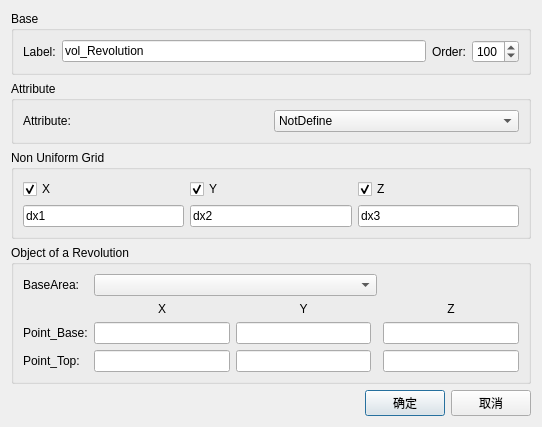
<?xml version="1.0" encoding="UTF-8"?>
<ui version="4.0">
 <class>Dialog_VolRevolution</class>
 <widget class="QDialog" name="Dialog_VolRevolution">
  <property name="windowModality">
   <enum>Qt::ApplicationModal</enum>
  </property>
  <property name="geometry">
   <rect>
    <x>0</x>
    <y>0</y>
    <width>542</width>
    <height>371</height>
   </rect>
  </property>
  <property name="sizePolicy">
   <sizepolicy hsizetype="Fixed" vsizetype="Fixed">
    <horstretch>0</horstretch>
    <verstretch>0</verstretch>
   </sizepolicy>
  </property>
  <property name="minimumSize">
   <size>
    <width>0</width>
    <height>0</height>
   </size>
  </property>
  <property name="maximumSize">
   <size>
    <width>16777215</width>
    <height>16777215</height>
   </size>
  </property>
  <property name="windowTitle">
   <string>旋转体</string>
  </property>
  <layout class="QGridLayout" name="gridLayout_5">
   <item row="0" column="0">
    <widget class="QGroupBox" name="groupBox">
     <property name="title">
      <string>Base</string>
     </property>
     <layout class="QGridLayout" name="gridLayout_3">
      <item row="0" column="0">
       <layout class="QHBoxLayout" name="horizontalLayout">
        <item>
         <widget class="QLabel" name="label_2">
          <property name="text">
           <string>Label:</string>
          </property>
         </widget>
        </item>
        <item>
         <widget class="QLineEdit" name="lineEdit_name">
          <property name="text">
           <string>vol_Revolution</string>
          </property>
         </widget>
        </item>
        <item>
         <widget class="QLabel" name="label_3">
          <property name="text">
           <string>Order:</string>
          </property>
         </widget>
        </item>
        <item>
         <widget class="QSpinBox" name="spinBox_Order">
          <property name="maximum">
           <number>200</number>
          </property>
          <property name="value">
           <number>100</number>
          </property>
         </widget>
        </item>
       </layout>
      </item>
     </layout>
    </widget>
   </item>
   <item row="1" column="0">
    <widget class="QGroupBox" name="groupBox_main">
     <property name="title">
      <string>Attribute</string>
     </property>
     <layout class="QHBoxLayout" name="horizontalLayout_2">
      <item>
       <widget class="QLabel" name="label_4">
        <property name="text">
         <string>Attribute:</string>
        </property>
       </widget>
      </item>
      <item>
       <widget class="QComboBox" name="comboBox_Attribute">
        <item>
         <property name="text">
          <string>NotDefine</string>
         </property>
        </item>
        <item>
         <property name="text">
          <string>Conductor</string>
         </property>
        </item>
        <item>
         <property name="text">
          <string>Custom</string>
         </property>
        </item>
        <item>
         <property name="text">
          <string>Vacuo</string>
         </property>
        </item>
       </widget>
      </item>
     </layout>
    </widget>
   </item>
   <item row="2" column="0">
    <widget class="QGroupBox" name="groupBox_NonUniform">
     <property name="title">
      <string>Non Uniform Grid</string>
     </property>
     <layout class="QGridLayout" name="gridLayout_2">
      <item row="0" column="0">
       <layout class="QGridLayout" name="gridLayout">
        <item row="0" column="1">
         <widget class="QCheckBox" name="checkBox_UniformY">
          <property name="text">
           <string>Y</string>
          </property>
          <property name="checked">
           <bool>true</bool>
          </property>
         </widget>
        </item>
        <item row="0" column="2">
         <widget class="QCheckBox" name="checkBox_UniformZ">
          <property name="text">
           <string>Z</string>
          </property>
          <property name="checked">
           <bool>true</bool>
          </property>
         </widget>
        </item>
        <item row="0" column="0">
         <widget class="QCheckBox" name="checkBox_UniformX">
          <property name="text">
           <string>X</string>
          </property>
          <property name="checked">
           <bool>true</bool>
          </property>
         </widget>
        </item>
        <item row="1" column="0">
         <widget class="QLineEdit" name="lineEdit_UniformX">
          <property name="text">
           <string>dx1</string>
          </property>
         </widget>
        </item>
        <item row="1" column="1">
         <widget class="QLineEdit" name="lineEdit_UniformY">
          <property name="text">
           <string>dx2</string>
          </property>
         </widget>
        </item>
        <item row="1" column="2">
         <widget class="QLineEdit" name="lineEdit_UniformZ">
          <property name="text">
           <string>dx3</string>
          </property>
         </widget>
        </item>
       </layout>
      </item>
     </layout>
    </widget>
   </item>
   <item row="3" column="0">
    <widget class="QGroupBox" name="groupBox_2">
     <property name="title">
      <string>Object of a Revolution</string>
     </property>
     <layout class="QGridLayout" name="gridLayout_4">
      <item row="0" column="0">
       <widget class="QLabel" name="label">
        <property name="sizePolicy">
         <sizepolicy hsizetype="Preferred" vsizetype="Minimum">
          <horstretch>0</horstretch>
          <verstretch>0</verstretch>
         </sizepolicy>
        </property>
        <property name="text">
         <string>BaseArea:</string>
        </property>
       </widget>
      </item>
      <item row="1" column="2">
       <widget class="QLabel" name="label_6">
        <property name="text">
         <string>Y</string>
        </property>
        <property name="alignment">
         <set>Qt::AlignCenter</set>
        </property>
       </widget>
      </item>
      <item row="1" column="1">
       <widget class="QLabel" name="label_5">
        <property name="text">
         <string>X</string>
        </property>
        <property name="alignment">
         <set>Qt::AlignCenter</set>
        </property>
       </widget>
      </item>
      <item row="1" column="4">
       <widget class="QLabel" name="label_7">
        <property name="text">
         <string>Z</string>
        </property>
        <property name="alignment">
         <set>Qt::AlignCenter</set>
        </property>
       </widget>
      </item>
      <item row="0" column="1" colspan="3">
       <widget class="StyledComboBox" name="comboBox_Areas">
        <property name="sizePolicy">
         <sizepolicy hsizetype="MinimumExpanding" vsizetype="Fixed">
          <horstretch>0</horstretch>
          <verstretch>0</verstretch>
         </sizepolicy>
        </property>
       </widget>
      </item>
      <item row="2" column="4">
       <widget class="QLineEdit" name="lineEdit_PointBaseZ"/>
      </item>
      <item row="2" column="0">
       <widget class="QLabel" name="label_8">
        <property name="text">
         <string>Point_Base:</string>
        </property>
       </widget>
      </item>
      <item row="2" column="1">
       <widget class="QLineEdit" name="lineEdit_PointBaseX"/>
      </item>
      <item row="2" column="2">
       <widget class="QLineEdit" name="lineEdit_PointBaseY"/>
      </item>
      <item row="3" column="0">
       <widget class="QLabel" name="label_9">
        <property name="text">
         <string>Point_Top:</string>
        </property>
       </widget>
      </item>
      <item row="3" column="1">
       <widget class="QLineEdit" name="lineEdit_PointTopX"/>
      </item>
      <item row="3" column="2">
       <widget class="QLineEdit" name="lineEdit_PointTopY"/>
      </item>
      <item row="3" column="4">
       <widget class="QLineEdit" name="lineEdit_PointTopZ"/>
      </item>
     </layout>
    </widget>
   </item>
   <item row="4" column="0">
    <layout class="QHBoxLayout" name="horizontalLayout_okAndCancel">
     <property name="sizeConstraint">
      <enum>QLayout::SetFixedSize</enum>
     </property>
     <item>
      <spacer name="horizontalSpacer">
       <property name="orientation">
        <enum>Qt::Horizontal</enum>
       </property>
       <property name="sizeHint" stdset="0">
        <size>
         <width>40</width>
         <height>20</height>
        </size>
       </property>
      </spacer>
     </item>
     <item>
      <widget class="QPushButton" name="pushButton_ok">
       <property name="text">
        <string>确定</string>
       </property>
      </widget>
     </item>
     <item>
      <widget class="QPushButton" name="pushButton_cancel">
       <property name="text">
        <string>取消</string>
       </property>
      </widget>
     </item>
    </layout>
   </item>
  </layout>
 </widget>
 <customwidgets>
  <customwidget>
   <class>StyledComboBox</class>
   <extends>QComboBox</extends>
   <header>StyledComboBox.h</header>
  </customwidget>
 </customwidgets>
 <tabstops>
  <tabstop>checkBox_UniformX</tabstop>
  <tabstop>lineEdit_UniformX</tabstop>
  <tabstop>checkBox_UniformY</tabstop>
  <tabstop>lineEdit_UniformY</tabstop>
  <tabstop>checkBox_UniformZ</tabstop>
  <tabstop>lineEdit_UniformZ</tabstop>
  <tabstop>pushButton_ok</tabstop>
  <tabstop>pushButton_cancel</tabstop>
 </tabstops>
 <resources/>
 <connections/>
</ui>
